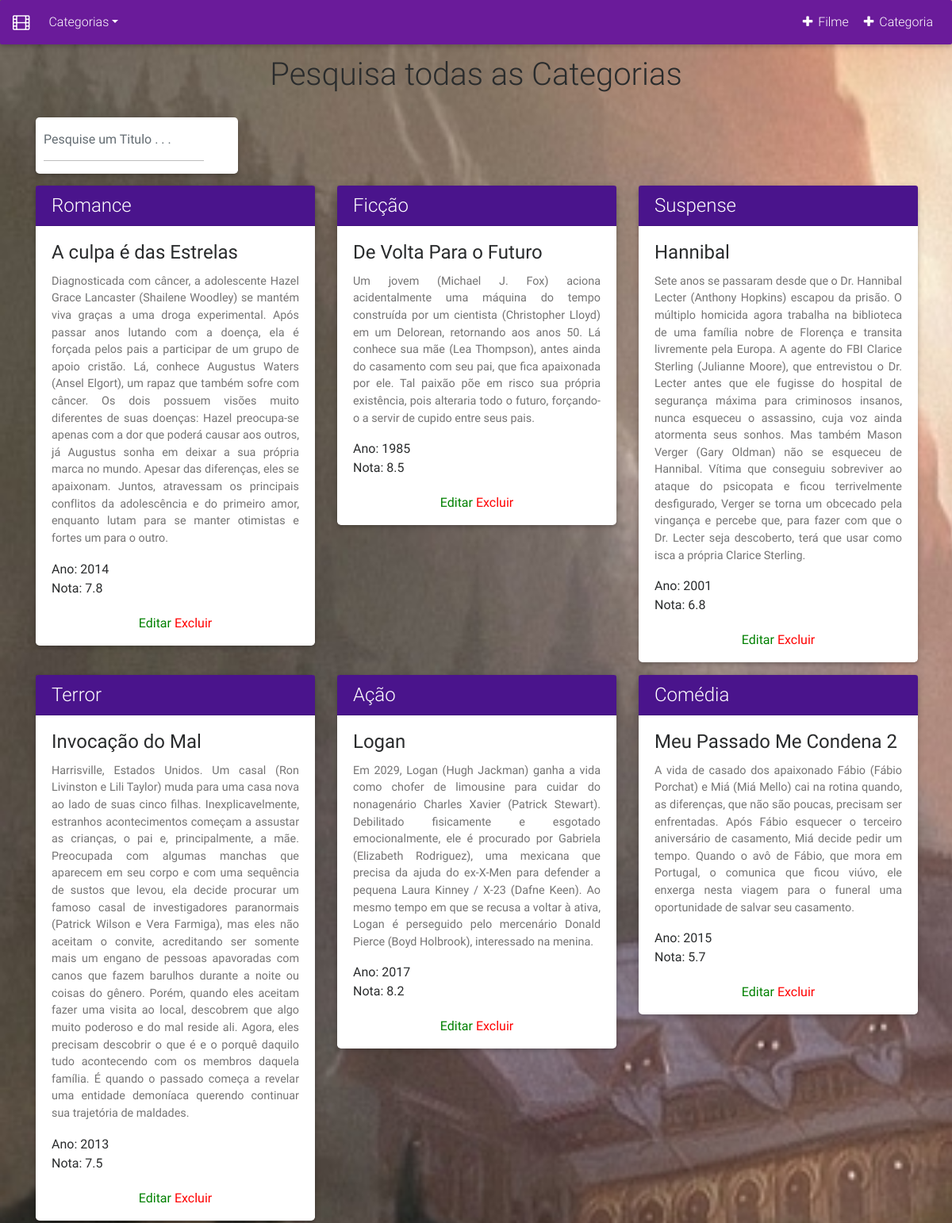
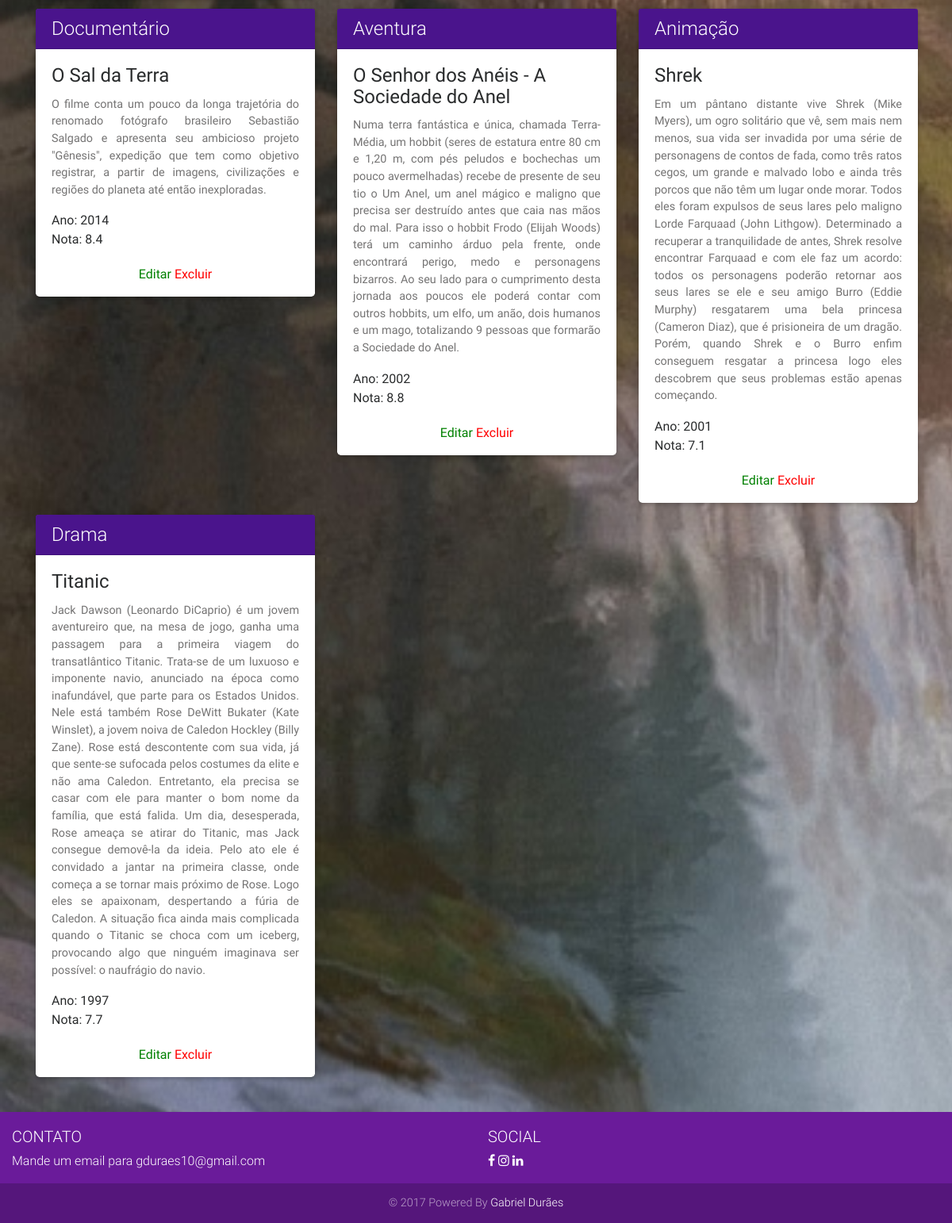
Screenshot of /pesq_all.php with the database file from the repository (2 pictures, top to bottom).
### tables this page shows
CREATE TABLE `movie` (
  `id_movie` int(255) NOT NULL AUTO_INCREMENT,
  `title` varchar(255) NOT NULL,
  `sinopse` text NOT NULL,
  `ano` varchar(30) NOT NULL,
  `nota` varchar(30) NOT NULL,
  `fk_categoria` int(255) NOT NULL,
  PRIMARY KEY (`id_movie`),
  KEY `fk_genere` (`fk_categoria`),
  CONSTRAINT `fk_genere` FOREIGN KEY (`fk_categoria`) REFERENCES `genere` (`id_genere`) ON DELETE CASCADE
);

CREATE TABLE `genere` (
  `id_genere` int(255) NOT NULL AUTO_INCREMENT,
  `genere` varchar(255) NOT NULL,
  PRIMARY KEY (`id_genere`),
  KEY `id_genere` (`id_genere`,`genere`)
);

### engine/classes/movie.php (called while the page is built, shortened)
<?php
	class Movie {
		public function pesq_all($pesq){
			$sql = "
				SELECT *
				FROM
					movie AS t1
				INNER JOIN genere AS t2 ON t1.fk_categoria = t2.id_genere
			WHERE t1.title LIKE '%$pesq%'
			ORDER BY t1.title
			";
			$DB = new DB();
			$DB->open();
			$Data = $DB->fetchData($sql);
			if($Data ==NULL){
				$realData = $Data;
			}
			else{
				foreach($Data as $itemData){
					if(is_bool($itemData)) continue;
					else{
						$realData[] = $itemData;
					}
				}
			}
			return $realData;
		}
	};
?>

### engine/bd/bd.php (called while the page is built, shortened)
<?php
class DB
{
    private $dbi;
    function open()
    {
		$this->dbi = new PDO('mysql:host='.DB_HOSTI.';dbname='.DB_DATABASEI.';charset=utf8mb4',DB_USERNAMEI,DB_PASSWORDI);
		$this->dbi->setAttribute(PDO::ATTR_ERRMODE, PDO::ERRMODE_EXCEPTION);
		$this->dbi->setAttribute(PDO::ATTR_EMULATE_PREPARES, false);
    }
    function close()
    {
        $this->dbi = NULL;
    }
	function fetchData($sql)
    {
		$stmt = $this->dbi->query($sql);
		$results = $stmt->fetchAll(PDO::FETCH_ASSOC);
		return $results;
    }
}
?>

### engine/classes/genere.php (called while the page is built, shortened)
<?php
	class Genere {
		public function ReadAll() {
			$sql = "
				SELECT
					 t1.id_genere,
					 t1.genere
				FROM
					genere AS t1
				ORDER BY t1.genere
			";
			$DB = new DB();
			$DB->open();
			$Data = $DB->fetchData($sql);
			if($Data ==NULL){
				$realData = $Data;
			}
			else{
				foreach($Data as $itemData){
					if(is_bool($itemData)) continue;
					else{
						$realData[] = $itemData;
					}
				}
			}
			return $realData;
		}
	};
?>

### pesq_all.php (the view, shortened to what this page needs)
<!DOCTYPE html>
<html lang="en">
<head>
    <link rel="stylesheet" href="https://maxcdn.bootstrapcdn.com/font-awesome/4.6.0/css/font-awesome.min.css">
    <link href="css/bootstrap.min.css" rel="stylesheet">
    <link href="css/mdb.min.css" rel="stylesheet">
    <link href="css/style.css" rel="stylesheet">
    <link href="css/animate.css" rel="stylesheet">
</head>
<body style="background-image: url(img/background.jpg);	background-size: cover; background-repeat: o-repeat;"">
<nav class="navbar fixed-top navbar-expand-lg navbar-dark purple darken-3" [containerInside]="false">
    <a class="navbar-brand" href="index.php"><i class="fa fa-film"></i></a>
    <div class="collapse navbar-collapse" id="navbarSupportedContent">
        <ul class="navbar-nav mr-auto">
            <?php
                $Genere = new Genere();
                $Genere = $Genere->ReadAll();
            ?>
            <li class="nav-item dropdown">
                <a class="nav-link dropdown-toggle" id="navbarDropdownMenuLink" data-toggle="dropdown" aria-haspopup="true" aria-expanded="false">Categorias</a>
            </li>
        </ul>
  		<ul class="navbar-nav ml-auto nav-flex-icons">
                        <li class="nav-item">
                            <a class="nav-link waves-effect waves-light" data-toggle="modal" data-target="#basicExample"><i class="fa fa-plus"></i> Filme</a>
                        </li>
                        <li class="nav-item waves-light">
                            <a class="nav-link waves-effect waves-light" href="mais_categorias.php"><i class="fa fa-plus"></i> Categoria</a>
                        </li>
                    </ul>
   				 </div>
		</nav>
<br>
                        <?php
                        $Genere = new Genere();
                        $Genere = $Genere->ReadAll();
                            ?>
<div id="loader" style="min-height: 600px;">
<div class="container">
  <br><br>
  <h1 class="text-center animated pulse infinite">Pesquisa todas as Categorias</h1>
  <br>
<div class="row">
  <div class="col-md-3">
    <div class="card animated bounceInDown">
        <form class="form-inline" style="margin-left: 10px">
        <div class="md-form form-group">
            <input type="text" id="pesq" class="form-control" placeholder="Pesquise um Titulo . . .">
        </div>
        </form>
    </div>
  </div>
</div>
<?php
  $Movie = new Movie();
  $Movie = $Movie->pesq_all($_GET['pesq']);
  if(empty($Movie)) {
?>
    <h4 class="well"> Nenhum dado encontrado. </h4>
    <?php
    } else {
?>
  <div class="row">
    <?php
        foreach($Movie as $movie){
    ?>
    <div class="col-md-4">
	    <div class="card animated rubberBand" style="width: 22rem; margin-top: 15px;">
		    <h4 class="card-header purple darken-4 white-text"><?php echo $movie['genere']; ?></h4>
		    <div class="card-body">
		        <h4 class="card-title"><?php echo $movie['title']; ?></h4>
		        <p class="card-text" style="text-align: justify;"> <?php echo $movie['sinopse']; ?></p>
                <p class="mb-0">Ano: <?php echo $movie['ano']; ?></p>
                <p class="mb-0">Nota: <?php echo $movie['nota']; ?></p>
		    </div>
            <p class="text-center">
            <a href="editar.php?id=<?php echo $movie['id_movie']; ?>" style="color: green;">Editar</a>
            <a class="delete" style="color: red;" id="<?php echo $movie['id_movie']; ?>">Excluir</a>
            </p>
		</div>
    </div>
    <?php
            }
        }
    ?>
  </div>
<br>
</div>
</div>
<footer class="page-footer purple darken-3 center-on-small-only">
    <div class="container-fluid">
        <div class="row">
            <div class="col-md-6">
                <h5 class="title">Contato</h5>
                <p>Mande um email para gduraes10@gmail.com</p>
            </div>
            <div class="col-md-6">
                <h5 class="title">Social</h5>
                <ul >
                    <li style="display: inline-block;"><a target="_blank" href="https://www.facebook.com/duraesgabriel"><i class="fa fa-facebook" aria-hidden="true"></i></a></li>
                    <li style="display: inline-block;"><a target="_blank" href="https://www.instagram.com/duraesgd/?hl=pt-br"><i class="fa fa-instagram" aria-hidden="true"></i></a></li>
                    <li style="display: inline-block;"><a target="_blank" href="https://www.linkedin.com/in/gabriel-durães-2a9189104/"><i class="fa fa-linkedin" aria-hidden="true"></i></a></li>
                </ul>
            </div>
        </div>
    </div>
    <div class="footer-copyright">
        <div class="container-fluid">
        <p> &copy; <script>document.write(new Date().getFullYear())</script> Powered By <a href="">Gabriel Durães</a></p>
        </div>
    </div>
</footer>
</body>
</html>

### rows the page displays
movie: fk_categoria.genere "Romance", title "A culpa é das Estrelas", sinopse "Diagnosticada com câncer, a adolescente Hazel Grace Lancaster (Shailene Woodley) se mantém viva graças a uma droga experimental. Após passar anos lutando com a doença, ela é forçada pelos pais a participar de um grupo de apoio cristão. Lá, conhece Augustus Waters (Ansel Elgort), um rapaz que também sofre com câncer. Os dois possuem visões muito diferentes de suas doenças: Hazel preocupa-se apenas com a dor que poderá causar aos outros, já Augustus sonha em deixar a sua própria marca no mundo. Apesar das diferenças, eles se apaixonam. Juntos, atravessam os principais conflitos da adolescência e do primeiro amor, enquanto lutam para se manter otimistas e fortes um para o outro.", ano "2014", nota "7.8"
movie: fk_categoria.genere "Ficção", title "De Volta Para o Futuro", sinopse "Um jovem (Michael J. Fox) aciona acidentalmente uma máquina do tempo construída por um cientista (Christopher Lloyd) em um Delorean, retornando aos anos 50. Lá conhece sua mãe (Lea Thompson), antes ainda do casamento com seu pai, que fica apaixonada por ele. Tal paixão põe em risco sua própria existência, pois alteraria todo o futuro, forçando-o a servir de cupido entre seus pais.", ano "1985", nota "8.5"
movie: fk_categoria.genere "Suspense", title "Hannibal", sinopse "Sete anos se passaram desde que o Dr. Hannibal Lecter (Anthony Hopkins) escapou da prisão. O múltiplo homicida agora trabalha na biblioteca de uma família nobre de Florença e transita livremente pela Europa. A agente do FBI Clarice Sterling (Julianne Moore), que entrevistou o Dr. Lecter antes que ele fugisse do hospital de segurança máxima para criminosos insanos, nunca esqueceu o assassino, cuja voz ainda atormenta seus sonhos. Mas também Mason Verger (Gary Oldman) não se esqueceu de Hannibal. Vítima que conseguiu sobreviver ao ataque do psicopata e ficou terrivelmente desfigurado, Verger se torna um obcecado pela vingança e percebe que, para fazer com que o Dr. Lecter seja descoberto,…", ano "2001", nota "6.8"
movie: fk_categoria.genere "Terror", title "Invocação do Mal", sinopse "Harrisville, Estados Unidos. Um casal (Ron Livinston e Lili Taylor) muda para uma casa nova ao lado de suas cinco filhas. Inexplicavelmente, estranhos acontecimentos começam a assustar as crianças, o pai e, principalmente, a mãe. Preocupada com algumas manchas que aparecem em seu corpo e com uma sequência de sustos que levou, ela decide procurar um famoso casal de investigadores paranormais (Patrick Wilson e Vera Farmiga), mas eles não aceitam o convite, acreditando ser somente mais um engano de pessoas apavoradas com canos que fazem barulhos durante a noite ou coisas do gênero. Porém, quando eles aceitam fazer uma visita ao local, descobrem que algo muito poderoso e do mal reside ali.…", ano "2013", nota "7.5"
movie: fk_categoria.genere "Ação", title "Logan", sinopse "Em 2029, Logan (Hugh Jackman) ganha a vida como chofer de limousine para cuidar do nonagenário Charles Xavier (Patrick Stewart). Debilitado fisicamente e esgotado emocionalmente, ele é procurado por Gabriela (Elizabeth Rodriguez), uma mexicana que precisa da ajuda do ex-X-Men para defender a pequena Laura Kinney / X-23 (Dafne Keen). Ao mesmo tempo em que se recusa a voltar à ativa, Logan é perseguido pelo mercenário Donald Pierce (Boyd Holbrook), interessado na menina.", ano "2017", nota "8.2"
movie: fk_categoria.genere "Comédia", title "Meu Passado Me Condena 2", sinopse "A vida de casado dos apaixonado Fábio (Fábio Porchat) e Miá (Miá Mello) cai na rotina quando, as diferenças, que não são poucas, precisam ser enfrentadas. Após Fábio esquecer o terceiro aniversário de casamento, Miá decide pedir um tempo. Quando o avô de Fábio, que mora em Portugal, o comunica que ficou viúvo, ele enxerga nesta viagem para o funeral uma oportunidade de salvar seu casamento.", ano "2015", nota "5.7"
movie: fk_categoria.genere "Documentário", title "O Sal da Terra", sinopse "O filme conta um pouco da longa trajetória do renomado fotógrafo brasileiro Sebastião Salgado e apresenta seu ambicioso projeto \"Gênesis\", expedição que tem como objetivo registrar, a partir de imagens, civilizações e regiões do planeta até então inexploradas.", ano "2014", nota "8.4"
movie: fk_categoria.genere "Aventura", title "O Senhor dos Anéis - A Sociedade do Anel", sinopse "Numa terra fantástica e única, chamada Terra-Média, um hobbit (seres de estatura entre 80 cm e 1,20 m, com pés peludos e bochechas um pouco avermelhadas) recebe de presente de seu tio o Um Anel, um anel mágico e maligno que precisa ser destruído antes que caia nas mãos do mal. Para isso o hobbit Frodo (Elijah Woods) terá um caminho árduo pela frente, onde encontrará perigo, medo e personagens bizarros. Ao seu lado para o cumprimento desta jornada aos poucos ele poderá contar com outros hobbits, um elfo, um anão, dois humanos e um mago, totalizando 9 pessoas que formarão a Sociedade do Anel.", ano "2002", nota "8.8"
movie: fk_categoria.genere "Animação", title "Shrek", sinopse "Em um pântano distante vive Shrek (Mike Myers), um ogro solitário que vê, sem mais nem menos, sua vida ser invadida por uma série de personagens de contos de fada, como três ratos cegos, um grande e malvado lobo e ainda três porcos que não têm um lugar onde morar. Todos eles foram expulsos de seus lares pelo maligno Lorde Farquaad (John Lithgow). Determinado a recuperar a tranquilidade de antes, Shrek resolve encontrar Farquaad e com ele faz um acordo: todos os personagens poderão retornar aos seus lares se ele e seu amigo Burro (Eddie Murphy) resgatarem uma bela princesa (Cameron Diaz), que é prisioneira de um dragão. Porém, quando Shrek e o Burro enfim conseguem resgatar a princesa logo…", ano "2001", nota "7.1"
movie: fk_categoria.genere "Drama", title "Titanic", sinopse "Jack Dawson (Leonardo DiCaprio) é um jovem aventureiro que, na mesa de jogo, ganha uma passagem para a primeira viagem do transatlântico Titanic. Trata-se de um luxuoso e imponente navio, anunciado na época como inafundável, que parte para os Estados Unidos. Nele está também Rose DeWitt Bukater (Kate Winslet), a jovem noiva de Caledon Hockley (Billy Zane). Rose está descontente com sua vida, já que sente-se sufocada pelos costumes da elite e não ama Caledon. Entretanto, ela precisa se casar com ele para manter o bom nome da família, que está falida. Um dia, desesperada, Rose ameaça se atirar do Titanic, mas Jack consegue demovê-la da ideia. Pelo ato ele é convidado a jantar na primeira…", ano "1997", nota "7.7"
